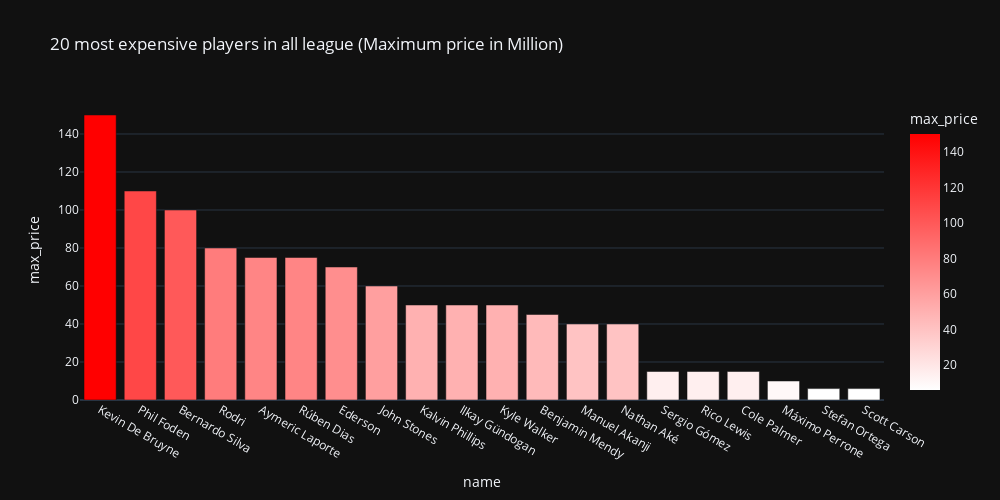

Source (notebook cell):
### Code cell
fig = px.bar(df_exp, x = 'name' ,y = 'max_price', title = '20 most expensive players in all league (Maximum price in Million)', width= 1000,
    height= 500,
    template='plotly_dark',
    color='max_price',
    color_continuous_scale=['White', 'red'] )
fig.show()

### Figure 1 — Plotly figure (JSON) as saved in the notebook; plotly's stock layout.template omitted (floating-point values rounded to 4 significant figures)
{"data": [{"alignmentgroup": "True", "hovertemplate": "name=%{x}<br>max_price=%{marker.color}<extra></extra>", "legendgroup": "", "marker": {"color": [150, 110, 100, 80, 75, 75, 70, 60, 50, 50, 50, 45, 40, 40, 15, 15, 15, 10, 6, 6], "coloraxis": "coloraxis", "pattern": {"shape": ""}}, "name": "", "offsetgroup": "", "orientation": "v", "showlegend": false, "textposition": "auto", "type": "bar", "x": ["Kevin De Bruyne", "Phil Foden", "Bernardo Silva", "Rodri", "Aymeric Laporte", "Rúben Dias", "Ederson", "John Stones", "Kalvin Phillips", "Ilkay Gündogan", "Kyle Walker", "Benjamin Mendy", "Manuel Akanji", "Nathan Aké", "Sergio Gómez", "Rico Lewis", "Cole Palmer", "Máximo Perrone", "Stefan Ortega", "Scott Carson"], "xaxis": "x", "y": [150, 110, 100, 80, 75, 75, 70, 60, 50, 50, 50, 45, 40, 40, 15, 15, 15, 10, 6, 6], "yaxis": "y"}], "layout": {"barmode": "relative", "coloraxis": {"colorbar": {"title": {"text": "max_price"}}, "colorscale": [[0, "White"], [1, "red"]]}, "height": 500, "legend": {"tracegroupgap": 0}, "title": {"text": "20 most expensive players in all league (Maximum price in Million)"}, "width": 1000, "xaxis": {"anchor": "y", "autorange": true, "domain": [0, 1], "range": [-0.5, 19.5], "title": {"text": "name"}, "type": "category"}, "yaxis": {"anchor": "x", "autorange": true, "domain": [0, 1], "range": [0, 157.9], "title": {"text": "max_price"}, "type": "linear"}}}
